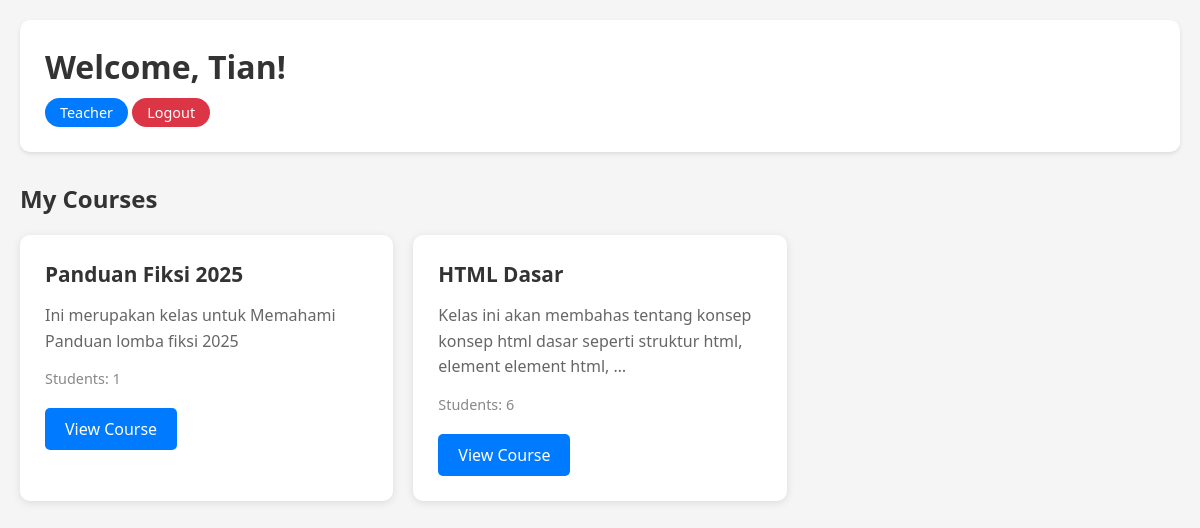
Before: /home/ (signed in) with the older database file.
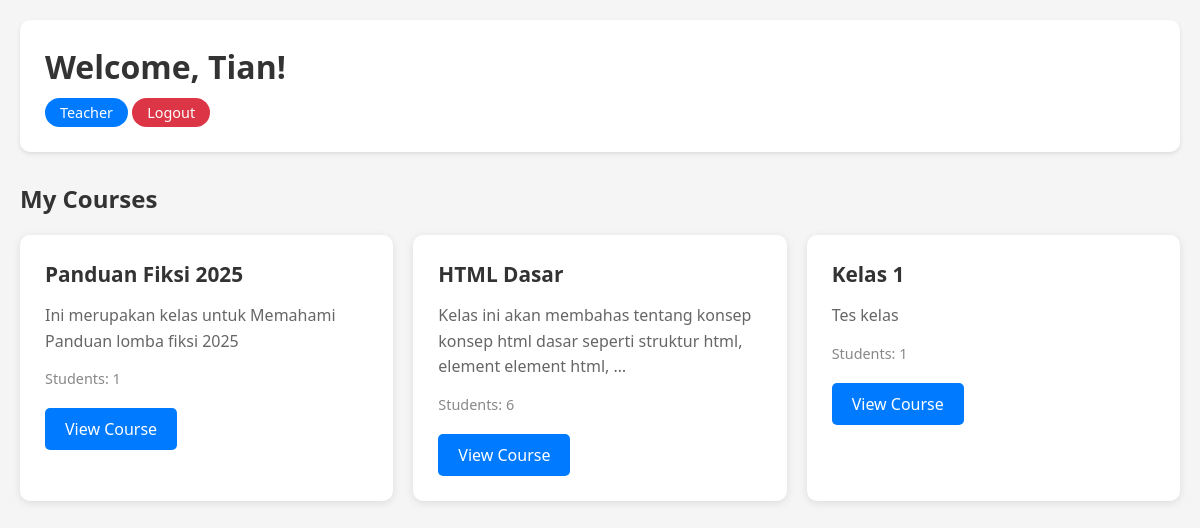
After: the same page with the newer database file.
### main/models.py (models this page shows, shortened)
class Course(models.Model):
    name = models.CharField(max_length=200)
    description = models.TextField()
    teacher = models.ForeignKey(
        User,
        on_delete=models.CASCADE,
        related_name='courses_taught',
        limit_choices_to={'role': User.Role.TEACHER}
    )
    students = models.ManyToManyField(
        User,
        related_name='courses_enrolled',
        blank=True,
        limit_choices_to={'role': User.Role.STUDENT}
    )

### main/views.py (the view)
# urls.py: path('home/', home, name='home'),
@login_required
def home(request):
    print(f"home called for user:", request.user.id, request.user.email)
    if request.user.role == User.Role.STUDENT:
        courses = Course.objects.filter(students=request.user)
        print(f"student courses:", list(courses.values('id','name')))
        return render(request, 'home.html', {'courses': courses})
    elif request.user.role == User.Role.TEACHER:
        courses = Course.objects.filter(teacher=request.user)
        return render(request, 'home.html', {'courses': courses})
    elif request.user.role == User.Role.ADMIN:
        courses = Course.objects.all()
        return render(request, 'home.html', {'courses': courses})
    else:
        return HttpResponse("Unauthorized", status=401)

### main/templates/home.html (shortened to what this page needs)
<!DOCTYPE html>
<html lang="en">
<head>
    {% load static %}
    <link rel="stylesheet" href="{% static 'css/home.css' %}">
</head>
<body>
    <div class="container">
        <header>
            <h1>Welcome, {{ request.user.full_name }}!</h1>
            <p class="role-badge">{{ request.user.get_role_display }}</p>
            <a href="{% url 'logout' %}" id="btn-logout"> Logout</a>
        </header>
        <section class="courses-section">
            <h2>My Courses</h2>
            {% if courses %}
                <div class="course-grid">
                    {% for course in courses %}
                        <div class="course-card">
                            <h3>{{ course.name }}</h3>
                            <p class="description">{{ course.description|truncatewords:15 }}</p>
                            <p class="teacher">
                                {% if request.user.role == 'STUDENT' %}
                                    Teacher: {{ course.teacher.full_name }}
                                {% elif request.user.role == 'TEACHER' %}
                                    Students: {{ course.students.count }}
                                {% else %}
                                    Teacher : {{ course.teacher.full_name }} <br>
                                    Students : {{ course.students.count }}
                                {% endif %}
                            </p>
                            <a href="{% url 'course_detail' course.id %}" class="btn-view">
                                View Course
                            </a>
                        </div>
                    {% endfor %}
                </div>
            {% endif %}
        </section>
    </div>
</body>
</html>

Changed rows visible on the page:
added Course: name "Kelas 1", description "Tes kelas", students.count "1"
